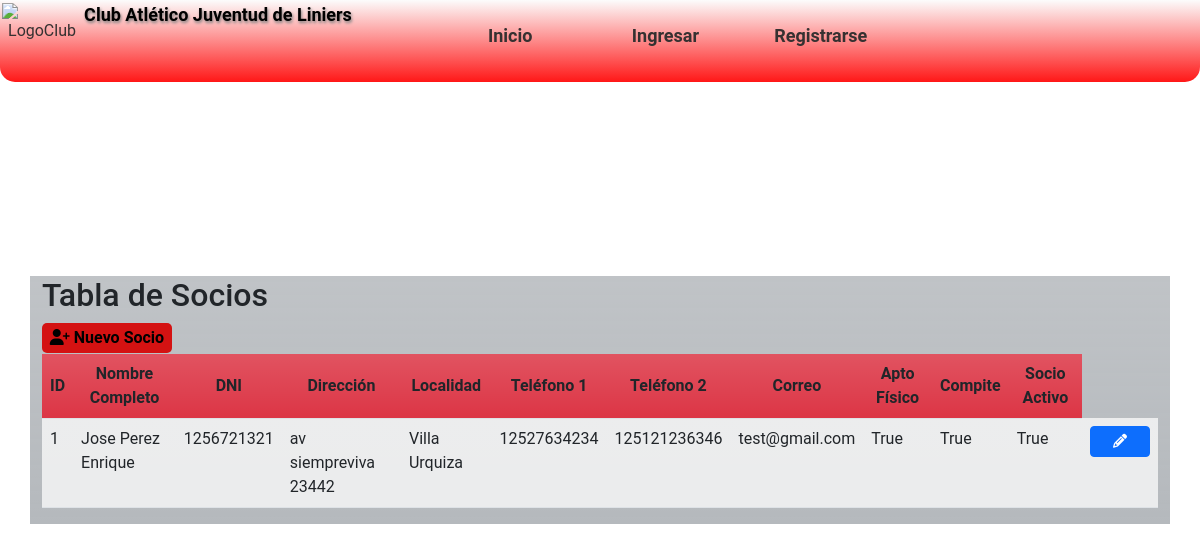
The app's page /socios/ with its own data.
### CAJL/aplications/partners/models.py (models this page shows, shortened)
class partners (models.Model):
    nombre_completo = models.CharField ('Nombre completo',max_length=50, blank=True)
    dni = models.IntegerField('Dni',blank=True)
    fecha_nacimiento = models.DateField('Fecha de nacimiento',blank=True)
    direccion = models.CharField('Dirección', max_length=50, blank=True)
    DISTRICT_CHOICES = location.LOC_CHOICES
    distrito = models.CharField('Distrito',max_length=2, choices=DISTRICT_CHOICES, blank=True)
    localidad = models.ForeignKey(location, on_delete=models.CASCADE,blank=True)
    telefono1 = models.CharField('Telefono 1',max_length=15,blank=True)
    telefono2 = models.CharField('Telefono 2',max_length=15,blank=True)
    correo = models.EmailField('Email',max_length=40,blank=True)
    descripcion = models.CharField('Descripción',max_length=50, blank=True)
    apto_fisico = models.BooleanField('Apto físico',default=False)
    fecha_vencimiento_apto_fisico = models.DateField ('Fecha de vencimiento del apto físico',blank=True)
    fecha_vencimiento_fichaje = models.DateField ('Fecha de vencimiento del fichaje',blank=True)
    compite = models.BooleanField('Fichado?',default=False)
    socio_activo = models.BooleanField('Socio activo',default=False)
    class Meta:
        verbose_name = 'Socio'
        verbose_name_plural = 'Socios del club'
        ordering = ['nombre_completo']

### CAJL/aplications/location/models.py (models this page shows, shortened)
class location (models.Model):
    LOC_CHOICES =(
        ('0','Provincia de Buenos Aires'),
        ('1','Ciudad Autónoma de Buenos Aires'),
    )
    municipio_nombre = models.CharField('Nombre del municipio', max_length=40, blank=True)
    localidad_nombre = models.CharField('Nombre de la localidad', max_length=1, choices=LOC_CHOICES, blank=True)
    class Meta:
        verbose_name = 'Localidad'
        verbose_name_plural = 'Localidades'
        ordering = ['municipio_nombre']

### CAJL/aplications/partners/views.py (the view)
# urls.py: path('socios/', views.datatable_view, name='socios'),
def datatable_view(request):
    partners_data = partners.objects.select_related('localidad')
    data = []
    for partner in partners_data:
        data.append({
            'id': partner.id,
            'nombre_completo': partner.nombre_completo,
            'dni': partner.dni,
            'fecha_nacimiento': partner.fecha_nacimiento,
            'direccion': partner.direccion,
            'distrito': partner.get_distrito_display(),  # Usamos get_<field_name>_display() para campos choices
            'localidad': partner.localidad.municipio_nombre,
            'telefono1': partner.telefono1,
            'telefono2': partner.telefono2,
            'correo': partner.correo,
            'descripcion': partner.descripcion,
            'apto_fisico': partner.apto_fisico,
            'fecha_vencimiento_apto_fisico': partner.fecha_vencimiento_apto_fisico,
            'fecha_vencimiento_fichaje': partner.fecha_vencimiento_fichaje,
            'compite': partner.compite,
            'socio_activo': partner.socio_activo,
        })
    return render(request, 'partners/partners_list.html', {'data': data})

### templates/partners/partners_list.html (shortened to what this page needs)
{% extends 'loginregister/base.html' %}
{% block content %}
<!DOCTYPE html>
<html lang="es">
    {% load static %}
<head>
    <link rel="stylesheet" href="https://cdnjs.cloudflare.com/ajax/libs/font-awesome/6.4.2/css/all.min.css">
    <link rel="stylesheet" href="https://cdn.datatables.net/1.12.1/css/dataTables.bootstrap5.min.css" />
    <link rel="stylesheet" type="text/css" href="https://cdn.datatables.net/1.10.25/css/jquery.dataTables.css">
     <link rel="stylesheet" type="text/css" href={% static 'css/Estilos_DT.css' %} media="screen">
    <link rel="stylesheet" href="https://cdn.jsdelivr.net/npm/bootstrap@5.2.2/dist/css/bootstrap.min.css"
 />
</head>
<body>
<section class="Contenedor">
    <div class="container h-60 my-4">
        <div class="row">
         <div class="col-xl-12 bg-secondary bg-gradient bg-opacity-50">
            <h2>Tabla de Socios</h2>
            <table id="tabla-socios-localidades" class="display table table-striped">
                <button id="btn_Socios"><i class="fa-solid fa-user-plus"></i> Nuevo Socio</button>
             <thead>
                <tr class="bg-danger bg-gradient">
                    <th class="centered">ID</th>
                    <th class="centered">Nombre Completo</th>
                    <th class="centered">DNI</th>
                    <th class="centered">Dirección</th>
                    <th class="centered">Localidad</th>
                    <th class="centered">Teléfono 1</th>
                    <th class="centered">Teléfono 2</th>
                    <th class="centered">Correo</th>
                    <th class="centered">Apto Físico</th>
                    <th class="centered">Compite</th>
                    <th class="centered">Socio Activo</th>
                </tr>
             </thead>
                <tbody  class="bg-light bg-gradient">
                    {% for item in data %}
                    <tr>
                        <td>{{ item.id }}</td>
                        <td>{{ item.nombre_completo }}</td>
                        <td>{{ item.dni }}</td>
                        <td>{{ item.direccion }}</td>
                        <td>{{ item.localidad }}</td>
                        <td>{{ item.telefono1 }}</td>
                        <td>{{ item.telefono2 }}</td>
                        <td>{{ item.correo }}</td>
                        <td>{{ item.apto_fisico }}</td>
                        <td>{{ item.compite }}</td>
                        <td>{{ item.socio_activo }}</td>
                        <td>
                            <a href={% url 'detalles' item.id %} class="btn btn-sm btn-primary btn-custom-width">
                                <i class="fas fa-pencil-alt"></i>
                            </a>
                        </td>
                    </tr>
                    {% endfor %}
                </tbody>
            </table>
         </div>
        </div>
    </div>
</section>
</body>
</html>
{% endblock %}

### static/css/EstilosHome.css (style rules this page uses)
* { margin: 0; padding: 0; box-sizing: border-box; font-family: 'Roboto', sans-serif; }
body { background-color: #d1d6c1; margin: 0; padding: 0; background-image: url('https://github.com/MarcoNu97/Proyecto_CAJL/blob/main/Interfaz%20Principal/ImagenesHome/club-fondoll.png?raw=true'); background-size: cover; background-position: center; background-attachment: fixed; background-repeat: no-repeat; }

### static/css/Estilos_DT.css (style rules this page uses)
.Contenedor { height: 100vh; width: 100vw; display: flex; justify-content: center; align-items: center; overflow: hidden; }
.centered { text-align: center !important; vertical-align: middle !important; }
#btn_Socios { width: 130px; height: 30px; margin-bottom: 1px; font-weight: bold; background-color: #d41212; border: 0; padding: 1px; border-radius: 5px 5px 5px 5px; }
.btn-custom-width { width: 60px; }

### records on screen
partners: nombre_completo "Jose Perez Enrique", direccion "av siempreviva 23442", telefono1 "12527634234", telefono2 "125121236346", correo "test@gmail.com"
location: localidad "Villa Urquiza"

### other values on screen
{{ item.id }} "1"
{{ item.dni }} "1256721321"
{{ item.apto_fisico }} "True"
{{ item.compite }} "True"
{{ item.socio_activo }} "True"
